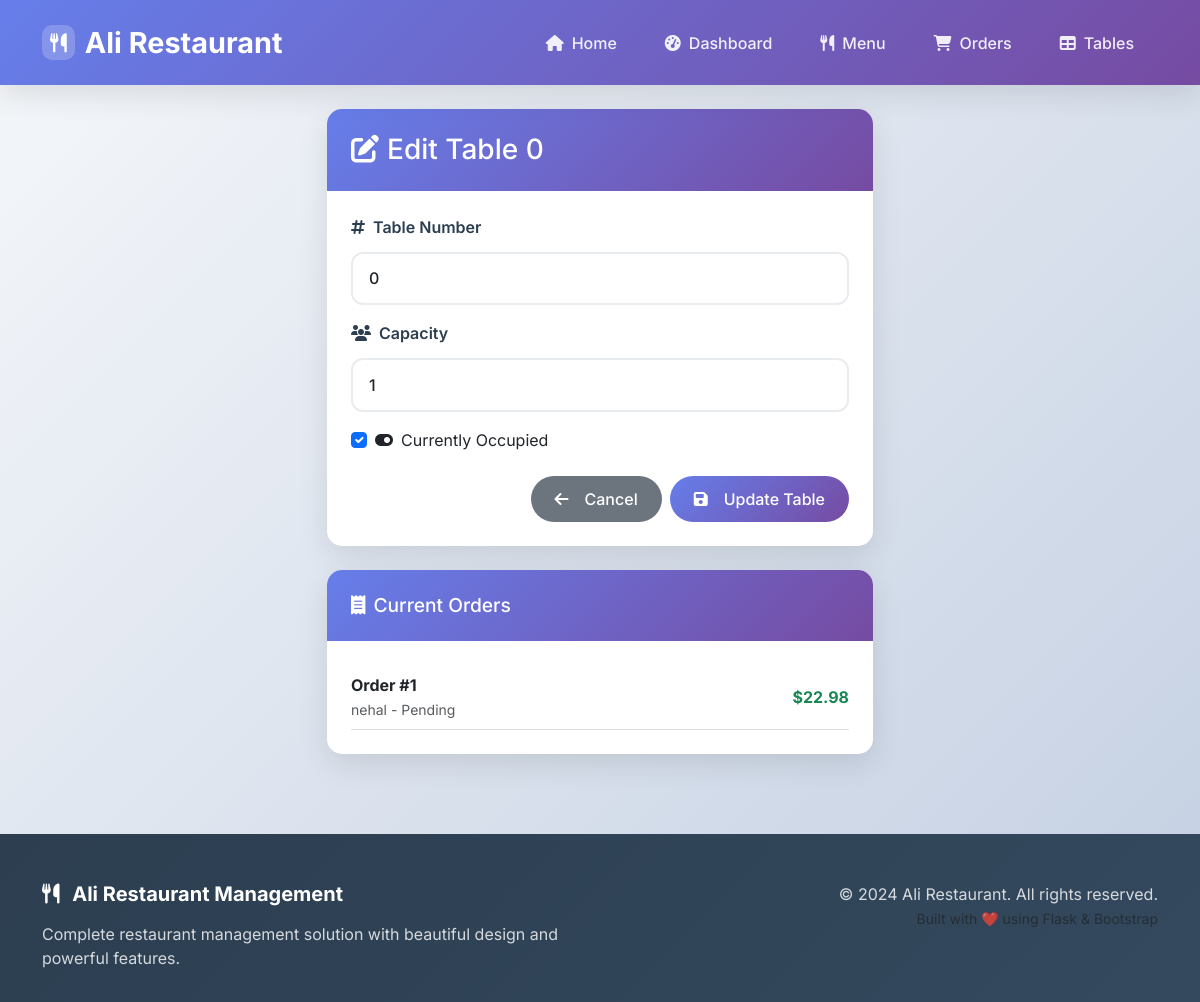
Screenshot of /tables/edit/1 with the database file from the repository.
### app.py (models this page shows, shortened)
class Table(db.Model):
    id = db.Column(db.Integer, primary_key=True)
    number = db.Column(db.Integer, unique=True, nullable=False)
    capacity = db.Column(db.Integer, nullable=False)
    is_occupied = db.Column(db.Boolean, default=False)
    orders = db.relationship('Order', backref='table', lazy=True)

class Order(db.Model):
    id = db.Column(db.Integer, primary_key=True)
    table_id = db.Column(db.Integer, db.ForeignKey('table.id'), nullable=False)
    customer_name = db.Column(db.String(100), nullable=False)
    status = db.Column(db.String(20), default='pending')
    total_amount = db.Column(db.Numeric(10, 2), default=0)
    created_at = db.Column(db.DateTime, default=datetime.utcnow)
    updated_at = db.Column(db.DateTime, default=datetime.utcnow, onupdate=datetime.utcnow)
    items = db.relationship('OrderItem', backref='order', lazy=True, cascade='all, delete-orphan')

### app.py (the view, shortened to what this page needs)
@app.route('/tables/edit/<int:id>', methods=['GET', 'POST'])
def edit_table(id):
    table = db.session.get(Table, id)
    if not table:
        flash('Table not found!', 'error')
        return redirect(url_for('tables_list'))
    return render_template('edit_table.html', table=table)

### templates/edit_table.html (shortened to what this page needs)
{% extends "base.html" %}
{% block content %}
<div class="container mt-4">
    <div class="row justify-content-center">
        <div class="col-md-6">
            <div class="card">
                <div class="card-header">
                    <h3 class="mb-0">
                        <i class="fas fa-edit me-2"></i>Edit Table {{ table.number }}
                    </h3>
                </div>
                <div class="card-body">
                    <form method="POST">
                        <div class="mb-3">
                            <label for="table_number" class="form-label">
                                <i class="fas fa-hashtag me-2"></i>Table Number
                            </label>
                            <input type="number"
                                   class="form-control"
                                   id="table_number"
                                   name="table_number"
                                   value="{{ table.number }}"
                                   min="0"
                                   required>
                        </div>
                        <div class="mb-3">
                            <label for="capacity" class="form-label">
                                <i class="fas fa-users me-2"></i>Capacity
                            </label>
                            <input type="number"
                                   class="form-control"
                                   id="capacity"
                                   name="capacity"
                                   value="{{ table.capacity }}"
                                   min="1"
                                   max="20"
                                   required>
                        </div>
                        <div class="mb-4">
                            <div class="form-check">
                                <input class="form-check-input"
                                       type="checkbox"
                                       id="is_occupied"
                                       name="is_occupied"
                                       {{ 'checked' if table.is_occupied else '' }}>
                                <label class="form-check-label" for="is_occupied">
                                    <i class="fas fa-toggle-on me-2"></i>Currently Occupied
                                </label>
                            </div>
                        </div>
                        <div class="d-grid gap-2 d-md-flex justify-content-md-end">
                            <a href="{{ url_for('tables_list') }}" class="btn btn-secondary">
                                <i class="fas fa-arrow-left me-2"></i>Cancel
                            </a>
                            <button type="submit" class="btn btn-primary">
                                <i class="fas fa-save me-2"></i>Update Table
                            </button>
                        </div>
                    </form>
                </div>
            </div>
            {% if table.orders %}
            <div class="card mt-4">
                <div class="card-header">
                    <h5 class="mb-0">
                        <i class="fas fa-receipt me-2"></i>Current Orders
                    </h5>
                </div>
                <div class="card-body">
                    {% for order in table.orders %}
                        {% if order.status not in ['delivered', 'cancelled'] %}
                        <div class="d-flex justify-content-between align-items-center py-2 border-bottom">
                            <div>
                                <strong>Order #{{ order.id }}</strong><br>
                                <small class="text-muted">{{ order.customer_name }} - {{ order.status.title() }}</small>
                            </div>
                            <div class="text-success fw-bold">${{ "%.2f"|format(order.total_amount) }}</div>
                        </div>
                        {% endif %}
                    {% endfor %}
                </div>
            </div>
            {% endif %}
        </div>
    </div>
</div>
{% endblock %}

### templates/base.html (style rules this page uses)
:root { --primary-gradient: linear-gradient(135deg, #667eea 0%, #764ba2 100%); --secondary-gradient: linear-gradient(135deg, #f093fb 0%, #f5576c 100%); --success-gradient: linear-gradient(135deg, #4facfe 0%, #00f2fe 100%); --warning-gradient: linear-gradient(135deg, #43e97b 0%, #38f9d7 100%); --dark-gradient: linear-gradient(135deg, #2c3e50 0%, #34495e 100%); --primary-color: #667eea; --secondary-color: #764ba2; --success-color: #00f2fe; --warning-color: #38f9d7; --danger-color: #f5576c; --dark-color: #2c3e50; --light-color: #f8f9fa; --box-shadow: 0 10px 30px rgba(0, 0, 0, 0.1); --box-shadow-hover: 0 20px 40px rgba(0, 0, 0, 0.15); --border-radius: 15px; --transition: all 0.3s cubic-bezier(0.4, 0, 0.2, 1); }
* { margin: 0; padding: 0; box-sizing: border-box; }
body { font-family: 'Inter', sans-serif; background: linear-gradient(135deg, #f5f7fa 0%, #c3cfe2 100%); min-height: 100vh; color: var(--dark-color); }
.card { border: none; border-radius: var(--border-radius); box-shadow: var(--box-shadow); transition: var(--transition); overflow: hidden; background: white; }
.card-header { background: var(--primary-gradient); color: white; padding: 1.5rem; border: none; font-weight: 600; }
.card-header h5 { margin: 0; font-size: 1.2rem; }
.card-body { padding: 1.5rem; }
.btn { border-radius: 25px; font-weight: 500; padding: 0.7rem 1.5rem; transition: var(--transition); border: none; text-decoration: none; display: inline-flex; align-items: center; gap: 8px; }
.btn-primary { background: var(--primary-gradient); border: none; }
.form-control, .form-select { border-radius: 12px; border: 2px solid #e9ecef; padding: 0.8rem 1rem; font-weight: 500; transition: var(--transition); background: white; }
.form-label { font-weight: 600; color: var(--dark-color); margin-bottom: 0.8rem; }

### rows the page displays
Table: number "0", table_number "0", capacity "1"
Order: id "1", customer_name "nehal", status "Pending", total_amount "22.98"
